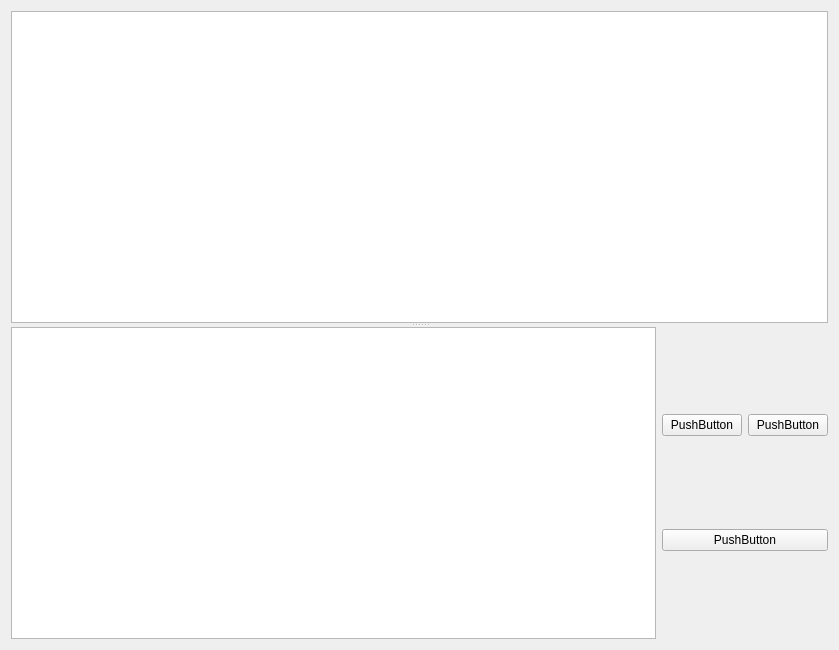
<?xml version="1.0" encoding="UTF-8"?>
<ui version="4.0">
 <class>Form</class>
 <widget class="QWidget" name="Form">
  <property name="geometry">
   <rect>
    <x>0</x>
    <y>0</y>
    <width>839</width>
    <height>650</height>
   </rect>
  </property>
  <property name="windowTitle">
   <string>Form</string>
  </property>
  <layout class="QHBoxLayout" name="horizontalLayout">
   <item>
    <widget class="QSplitter" name="splitter">
     <property name="orientation">
      <enum>Qt::Vertical</enum>
     </property>
     <widget class="QTextEdit" name="textEdit"/>
     <widget class="QWidget" name="horizontalLayoutWidget">
      <layout class="QHBoxLayout" name="horizontalLayout_2">
       <item>
        <widget class="QPlainTextEdit" name="plainTextEdit"/>
       </item>
       <item>
        <layout class="QVBoxLayout" name="verticalLayout">
         <item>
          <layout class="QHBoxLayout" name="horizontalLayout_3">
           <item>
            <widget class="QPushButton" name="pushButton_3">
             <property name="text">
              <string>PushButton</string>
             </property>
            </widget>
           </item>
           <item>
            <widget class="QPushButton" name="pushButton">
             <property name="text">
              <string>PushButton</string>
             </property>
            </widget>
           </item>
          </layout>
         </item>
         <item>
          <widget class="QPushButton" name="pushButton_2">
           <property name="text">
            <string>PushButton</string>
           </property>
          </widget>
         </item>
        </layout>
       </item>
      </layout>
     </widget>
    </widget>
   </item>
  </layout>
 </widget>
 <resources/>
 <connections/>
</ui>
